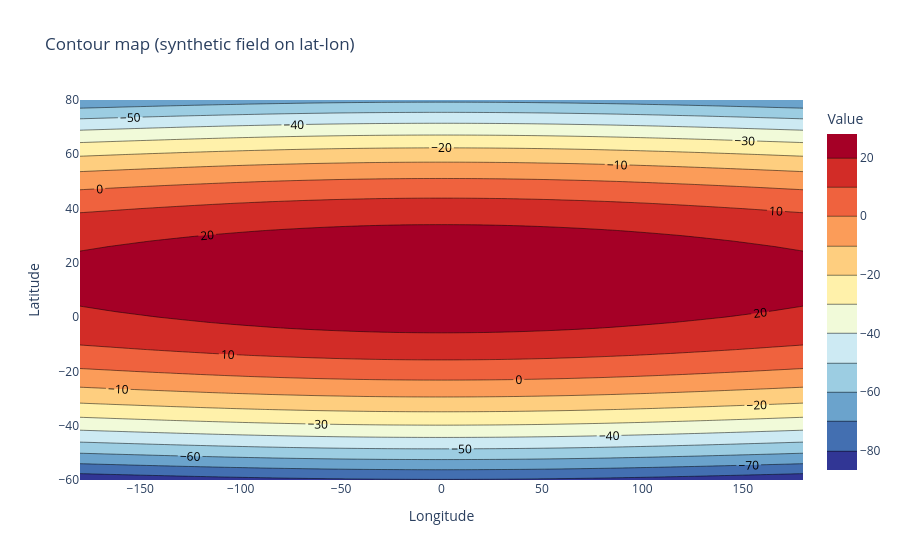

Write notebook code for a chart like this one.
### Markdown cell above
## 5) Contour map (isoline over lat-lon field)

### Code cell
# Tạo trường scalar giả lập trên lat-lon để minh họa contour
lon = np.linspace(-180, 180, 121)
lat = np.linspace(-60, 80, 71)
LON, LAT = np.meshgrid(lon, lat)

# Hàm giả lập (ví dụ “temperature-like field”)
Z = (
    20 + 10 * np.sin(np.deg2rad(LAT))
    + 6 * np.cos(np.deg2rad(LON / 2))
    - 0.02 * (LAT - 10) ** 2
)

fig_contour = go.Figure(data=go.Contour(
    x=lon, y=lat, z=Z,
    colorscale="RdYlBu_r",
    contours=dict(showlabels=True),
    colorbar=dict(title="Value"),
))
fig_contour.update_layout(
    title="Contour map (synthetic field on lat-lon)",
    xaxis_title="Longitude", yaxis_title="Latitude",
)
fig_contour.show()

### Figure 1 — Plotly figure (JSON) as saved in the notebook; plotly's stock layout.template omitted (floating-point values rounded to 4 significant figures; data arrays with more than 128 entries replaced by an {"elided": "..."} marker saying what was removed)
{"data": [{"colorbar": {"title": {"text": "Value"}}, "colorscale": [[0.0, "rgb(49,54,149)"], [0.1, "rgb(69,117,180)"], [0.2, "rgb(116,173,209)"], [0.3, "rgb(171,217,233)"], [0.4, "rgb(224,243,248)"], [0.5, "rgb(255,255,191)"], [0.6, "rgb(254,224,144)"], [0.7, "rgb(253,174,97)"], [0.8, "rgb(244,109,67)"], [0.9, "rgb(215,48,39)"], [1.0, "rgb(165,0,38)"]], "contours": {"showlabels": true}, "type": "contour", "x": [-180.0, -177.0, -174.0, -171.0, -168.0, -165.0, -162.0, -159.0, -156.0, -153.0, -150.0, -147.0, -144.0, -141.0, -138.0, -135.0, -132.0, -129.0, -126.0, -123.0, -120.0, -117.0, -114.0, -111.0, -108.0, -105.0, -102.0, -99.0, -96.0, -93.0, -90.0, -87.0, -84.0, -81.0, -78.0, -75.0, -72.0, -69.0, -66.0, -63.0, -60.0, -57.0, -54.0, -51.0, -48.0, -45.0, -42.0, -39.0, -36.0, -33.0, -30.0, -27.0, -24.0, -21.0, -18.0, -15.0, -12.0, -9.0, -6.0, -3.0, 0.0, 3.0, 6.0, 9.0, 12.0, 15.0, 18.0, 21.0, 24.0, 27.0, 30.0, 33.0, 36.0, 39.0, 42.0, 45.0, 48.0, 51.0, 54.0, 57.0, 60.0, 63.0, 66.0, 69.0, 72.0, 75.0, 78.0, 81.0, 84.0, 87.0, 90.0, 93.0, 96.0, 99.0, 102.0, 105.0, 108.0, 111.0, 114.0, 117.0, 120.0, 123.0, 126.0, 129.0, 132.0, 135.0, 138.0, 141.0, 144.0, 147.0, 150.0, 153.0, 156.0, 159.0, 162.0, 165.0, 168.0, 171.0, 174.0, 177.0, 180.0], "y": [-60.0, -58.0, -56.0, -54.0, -52.0, -50.0, -48.0, -46.0, -44.0, -42.0, -40.0, -38.0, -36.0, -34.0, -32.0, -30.0, -28.0, -26.0, -24.0, -22.0, -20.0, -18.0, -16.0, -14.0, -12.0, -10.0, -8.0, -6.0, -4.0, -2.0, 0.0, 2.0, 4.0, 6.0, 8.0, 10.0, 12.0, 14.0, 16.0, 18.0, 20.0, 22.0, 24.0, 26.0, 28.0, 30.0, 32.0, 34.0, 36.0, 38.0, 40.0, 42.0, 44.0, 46.0, 48.0, 50.0, 52.0, 54.0, 56.0, 58.0, 60.0, 62.0, 64.0, 66.0, 68.0, 70.0, 72.0, 74.0, 76.0, 78.0, 80.0], "z": {"elided": "71x121 float values"}}], "layout": {"title": {"text": "Contour map (synthetic field on lat-lon)"}, "xaxis": {"title": {"text": "Longitude"}}, "yaxis": {"title": {"text": "Latitude"}}}}
